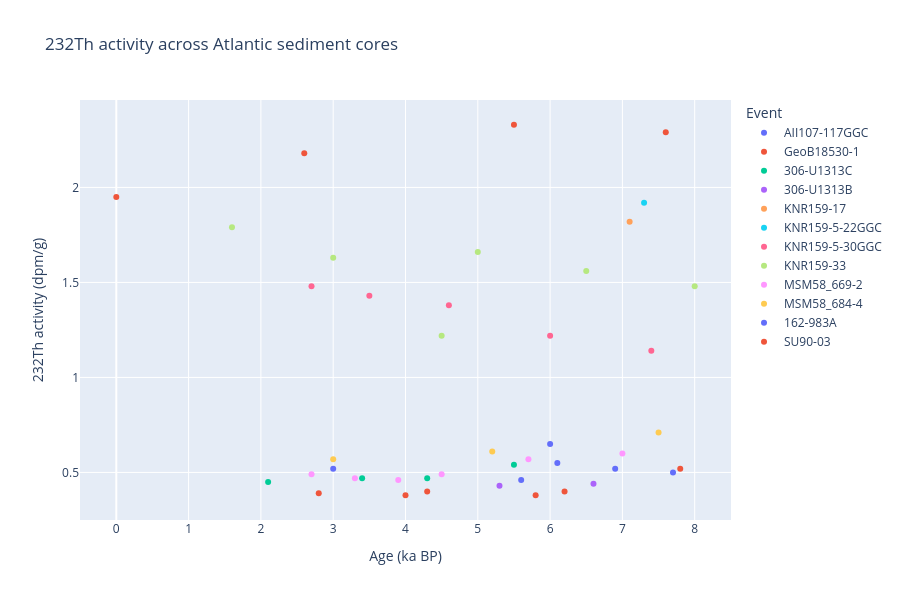

This figure's notebook cell:
### Code cell
fig = px.scatter(
    d_samples_qc,
    x="age_ka_bp",
    y="th232_dpm_g",
    color="event_id",
    hover_data=[
        "sample_id",
        "depth_m",
        "th232_error_rel_pct",
    ],
    title="232Th activity across Atlantic sediment cores",
    labels={
        "age_ka_bp": "Age (ka BP)",
        "th232_dpm_g": "232Th activity (dpm/g)",
        "event_id": "Event",
    },
)

fig.update_layout(height=600)
fig.show()

### Figure 1 — Plotly figure (JSON) as saved in the notebook; plotly's stock layout.template omitted (floating-point values rounded to 4 significant figures)
{"data": [{"customdata": [["LIPPOLD2024_0001", 0.035, 0.8], ["LIPPOLD2024_0002", 0.045, 1], ["LIPPOLD2024_0003", 0.0575, 3.3], ["LIPPOLD2024_0004", 0.0725, 1.2]], "hovertemplate": "Event=AII107-117GGC<br>Age (ka BP)=%{x}<br>232Th activity (dpm/g)=%{y}<br>sample_id=%{customdata[0]}<br>depth_m=%{customdata[1]}<br>th232_error_rel_pct=%{customdata[2]}<extra></extra>", "legendgroup": "AII107-117GGC", "marker": {"color": "#636efa", "symbol": "circle"}, "mode": "markers", "name": "AII107-117GGC", "orientation": "v", "showlegend": true, "type": "scatter", "x": [5.6, 6.1, 6.9, 7.7], "xaxis": "x", "y": [0.46, 0.55, 0.52, 0.5], "yaxis": "y"}, {"customdata": [["LIPPOLD2024_0005", 0.02, 1.2], ["LIPPOLD2024_0006", 0.507, 0.8], ["LIPPOLD2024_0007", 1.01, 0.8], ["LIPPOLD2024_0008", 1.518, 1.2]], "hovertemplate": "Event=GeoB18530-1<br>Age (ka BP)=%{x}<br>232Th activity (dpm/g)=%{y}<br>sample_id=%{customdata[0]}<br>depth_m=%{customdata[1]}<br>th232_error_rel_pct=%{customdata[2]}<extra></extra>", "legendgroup": "GeoB18530-1", "marker": {"color": "#EF553B", "symbol": "circle"}, "mode": "markers", "name": "GeoB18530-1", "orientation": "v", "showlegend": true, "type": "scatter", "x": [0.0, 2.6, 5.5, 7.6], "xaxis": "x", "y": [1.95, 2.18, 2.33, 2.29], "yaxis": "y"}, {"customdata": [["LIPPOLD2024_0009", 0.01, 1.3], ["LIPPOLD2024_0010", 0.065, 1], ["LIPPOLD2024_0011", 0.105, 1.1], ["LIPPOLD2024_0013", 0.155, 1]], "hovertemplate": "Event=306-U1313C<br>Age (ka BP)=%{x}<br>232Th activity (dpm/g)=%{y}<br>sample_id=%{customdata[0]}<br>depth_m=%{customdata[1]}<br>th232_error_rel_pct=%{customdata[2]}<extra></extra>", "legendgroup": "306-U1313C", "marker": {"color": "#00cc96", "symbol": "circle"}, "mode": "markers", "name": "306-U1313C", "orientation": "v", "showlegend": true, "type": "scatter", "x": [2.1, 3.4, 4.3, 5.5], "xaxis": "x", "y": [0.45, 0.47, 0.47, 0.54], "yaxis": "y"}, {"customdata": [["LIPPOLD2024_0012", 0.035, 0.6], ["LIPPOLD2024_0014", 0.075, 1.4]], "hovertemplate": "Event=306-U1313B<br>Age (ka BP)=%{x}<br>232Th activity (dpm/g)=%{y}<br>sample_id=%{customdata[0]}<br>depth_m=%{customdata[1]}<br>th232_error_rel_pct=%{customdata[2]}<extra></extra>", "legendgroup": "306-U1313B", "marker": {"color": "#ab63fa", "symbol": "circle"}, "mode": "markers", "name": "306-U1313B", "orientation": "v", "showlegend": true, "type": "scatter", "x": [5.3, 6.6], "xaxis": "x", "y": [0.43, 0.44], "yaxis": "y"}, {"customdata": [["LIPPOLD2024_0015", 0.015, 1]], "hovertemplate": "Event=KNR159-17<br>Age (ka BP)=%{x}<br>232Th activity (dpm/g)=%{y}<br>sample_id=%{customdata[0]}<br>depth_m=%{customdata[1]}<br>th232_error_rel_pct=%{customdata[2]}<extra></extra>", "legendgroup": "KNR159-17", "marker": {"color": "#FFA15A", "symbol": "circle"}, "mode": "markers", "name": "KNR159-17", "orientation": "v", "showlegend": true, "type": "scatter", "x": [7.1], "xaxis": "x", "y": [1.82], "yaxis": "y"}, {"customdata": [["LIPPOLD2024_0016", 0.005, 1.1]], "hovertemplate": "Event=KNR159-5-22GGC<br>Age (ka BP)=%{x}<br>232Th activity (dpm/g)=%{y}<br>sample_id=%{customdata[0]}<br>depth_m=%{customdata[1]}<br>th232_error_rel_pct=%{customdata[2]}<extra></extra>", "legendgroup": "KNR159-5-22GGC", "marker": {"color": "#19d3f3", "symbol": "circle"}, "mode": "markers", "name": "KNR159-5-22GGC", "orientation": "v", "showlegend": true, "type": "scatter", "x": [7.3], "xaxis": "x", "y": [1.92], "yaxis": "y"}, {"customdata": [["LIPPOLD2024_0017", 0.055, 1], ["LIPPOLD2024_0018", 0.085, 1.3], ["LIPPOLD2024_0019", 0.105, 0.9], ["LIPPOLD2024_0020", 0.125, 1.1], ["LIPPOLD2024_0021", 0.145, 2.3]], "hovertemplate": "Event=KNR159-5-30GGC<br>Age (ka BP)=%{x}<br>232Th activity (dpm/g)=%{y}<br>sample_id=%{customdata[0]}<br>depth_m=%{customdata[1]}<br>th232_error_rel_pct=%{customdata[2]}<extra></extra>", "legendgroup": "KNR159-5-30GGC", "marker": {"color": "#FF6692", "symbol": "circle"}, "mode": "markers", "name": "KNR159-5-30GGC", "orientation": "v", "showlegend": true, "type": "scatter", "x": [2.7, 3.5, 4.6, 6.0, 7.4], "xaxis": "x", "y": [1.48, 1.43, 1.38, 1.22, 1.14], "yaxis": "y"}, {"customdata": [["LIPPOLD2024_0022", 0.035, 1.2], ["LIPPOLD2024_0023", 0.075, 1.8], ["LIPPOLD2024_0024", 0.105, 1.3], ["LIPPOLD2024_0025", 0.125, 1.6], ["LIPPOLD2024_0026", 0.165, 1.7], ["LIPPOLD2024_0027", 0.215, 1.1]], "hovertemplate": "Event=KNR159-33<br>Age (ka BP)=%{x}<br>232Th activity (dpm/g)=%{y}<br>sample_id=%{customdata[0]}<br>depth_m=%{customdata[1]}<br>th232_error_rel_pct=%{customdata[2]}<extra></extra>", "legendgroup": "KNR159-33", "marker": {"color": "#B6E880", "symbol": "circle"}, "mode": "markers", "name": "KNR159-33", "orientation": "v", "showlegend": true, "type": "scatter", "x": [1.6, 3.0, 4.5, 5.0, 6.5, 8.0], "xaxis": "x", "y": [1.79, 1.63, 1.22, 1.66, 1.56, 1.48], "yaxis": "y"}, {"customdata": [["LIPPOLD2024_0028", 0.015, 1.1], ["LIPPOLD2024_0029", 0.055, 1.4], ["LIPPOLD2024_0030", 0.105, 1.1], ["LIPPOLD2024_0031", 0.155, 1.9], ["LIPPOLD2024_0032", 0.205, 1.2], ["LIPPOLD2024_0033", 0.255, 1]], "hovertemplate": "Event=MSM58_669-2<br>Age (ka BP)=%{x}<br>232Th activity (dpm/g)=%{y}<br>sample_id=%{customdata[0]}<br>depth_m=%{customdata[1]}<br>th232_error_rel_pct=%{customdata[2]}<extra></extra>", "legendgroup": "MSM58_669-2", "marker": {"color": "#FF97FF", "symbol": "circle"}, "mode": "markers", "name": "MSM58_669-2", "orientation": "v", "showlegend": true, "type": "scatter", "x": [2.7, 3.3, 3.9, 4.5, 5.7, 7.0], "xaxis": "x", "y": [0.49, 0.47, 0.46, 0.49, 0.57, 0.6], "yaxis": "y"}, {"customdata": [["LIPPOLD2024_0034", 0.005, 0.9], ["LIPPOLD2024_0035", 0.055, 1.1], ["LIPPOLD2024_0036", 0.105, 1.3]], "hovertemplate": "Event=MSM58_684-4<br>Age (ka BP)=%{x}<br>232Th activity (dpm/g)=%{y}<br>sample_id=%{customdata[0]}<br>depth_m=%{customdata[1]}<br>th232_error_rel_pct=%{customdata[2]}<extra></extra>", "legendgroup": "MSM58_684-4", "marker": {"color": "#FECB52", "symbol": "circle"}, "mode": "markers", "name": "MSM58_684-4", "orientation": "v", "showlegend": true, "type": "scatter", "x": [3.0, 5.2, 7.5], "xaxis": "x", "y": [0.57, 0.61, 0.71], "yaxis": "y"}, {"customdata": [["LIPPOLD2024_0037", 0.81, 0.4], ["LIPPOLD2024_0038", 0.11, 0.4]], "hovertemplate": "Event=162-983A<br>Age (ka BP)=%{x}<br>232Th activity (dpm/g)=%{y}<br>sample_id=%{customdata[0]}<br>depth_m=%{customdata[1]}<br>th232_error_rel_pct=%{customdata[2]}<extra></extra>", "legendgroup": "162-983A", "marker": {"color": "#636efa", "symbol": "circle"}, "mode": "markers", "name": "162-983A", "orientation": "v", "showlegend": true, "type": "scatter", "x": [3.0, 6.0], "xaxis": "x", "y": [0.52, 0.65], "yaxis": "y"}, {"customdata": [["LIPPOLD2024_0039", 0.035, 1.9], ["LIPPOLD2024_0040", 0.095, 1.4], ["LIPPOLD2024_0041", 0.115, 1.9], ["LIPPOLD2024_0042", 0.195, 1], ["LIPPOLD2024_0043", 0.215, 1.3], ["LIPPOLD2024_0044", 0.295, 1.6]], "hovertemplate": "Event=SU90-03<br>Age (ka BP)=%{x}<br>232Th activity (dpm/g)=%{y}<br>sample_id=%{customdata[0]}<br>depth_m=%{customdata[1]}<br>th232_error_rel_pct=%{customdata[2]}<extra></extra>", "legendgroup": "SU90-03", "marker": {"color": "#EF553B", "symbol": "circle"}, "mode": "markers", "name": "SU90-03", "orientation": "v", "showlegend": true, "type": "scatter", "x": [2.8, 4.0, 4.3, 5.8, 6.2, 7.8], "xaxis": "x", "y": [0.39, 0.38, 0.4, 0.38, 0.4, 0.52], "yaxis": "y"}], "layout": {"height": 600, "legend": {"title": {"text": "Event"}, "tracegroupgap": 0}, "title": {"text": "232Th activity across Atlantic sediment cores"}, "xaxis": {"anchor": "y", "domain": [0, 1], "title": {"text": "Age (ka BP)"}}, "yaxis": {"anchor": "x", "domain": [0, 1], "title": {"text": "232Th activity (dpm/g)"}}}}
